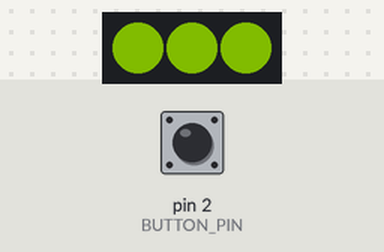
Simulated run of this sketch. Board: Arduino Uno, built with avr-gcc and run on an emulated ATmega328P. Parts: 3 RGB LEDs in strip order, left to right. Inputs (shaded band) come from the test bench; at power-on: pin 2 (BUTTON_PIN) HIGH. Dim RGB values are drawn brighter than linear; colours are those a GRB WS2812 strip shows for the declared byte order.

Above: at 2.2 s.
2.3 s: pin 2 (BUTTON_PIN) pulled LOW for 0.15 s
At 2.42 s:
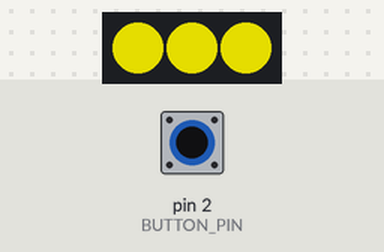
3.9 s: pin 2 (BUTTON_PIN) pulled LOW for 3.2 s
At 8.5 s:
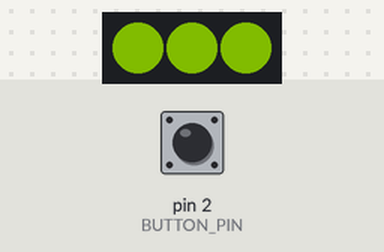
Timing chart, 0 to 10.0 s (numbered marks = the images above; inputs shaded):
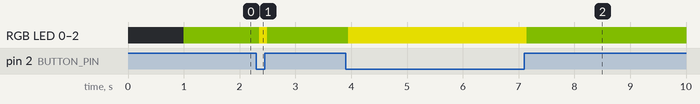

Measured:
- after the input at 2.3 s, RGB LED 0–2: RGB(52, 76, 0) → RGB(172, 166, 0) after 0.05 s, → RGB(52, 76, 0) 0.15 s later
- after the input at 3.9 s, RGB LED 0–2: RGB(52, 76, 0) → RGB(172, 166, 0) after 0.05 s, → RGB(52, 76, 0) 3.2 s later

The sketch:

ButtonIluminator.ino
```cpp
#include <FastLED.h>
#include <Bounce2.h>

// hardware connections
#define LED_DATA_PIN 11
#define BUTTON_PIN 2

// FastLED
#define NUM_LEDS 3
#define LED_TYPE WS2812B
#define FRAMES_PER_SECOND  60
CRGB leds[NUM_LEDS];

// Button
Bounce button = Bounce();
const int BUTTON_DEBOUNCE_MILLIS = 50;

void setup() {
  delay(1000); // delay for recovery

  // button debouncing
  button.attach(BUTTON_PIN,INPUT_PULLUP);
  button.interval(BUTTON_DEBOUNCE_MILLIS);

  // led setup
  FastLED.addLeds<LED_TYPE, LED_DATA_PIN>(leds, NUM_LEDS);
  for(int l = 0; l < NUM_LEDS; l++) {
    leds[l] = CHSV( 45, 255, 170);
  }
  FastLED.show();
}

void loop() {

  button.update();

  // button press
  if (button.fell()) {
    for(int l = 0; l < NUM_LEDS; l++) {
      leds[l] = CHSV( 65, 255, 255);
    }
    FastLED.show();
  }

  // button released
  if (button.rose()) {
    for(int l = 0; l < NUM_LEDS; l++) {
      leds[l] = CHSV( 45, 255, 170);
    }
    FastLED.show();
  }
}
```
